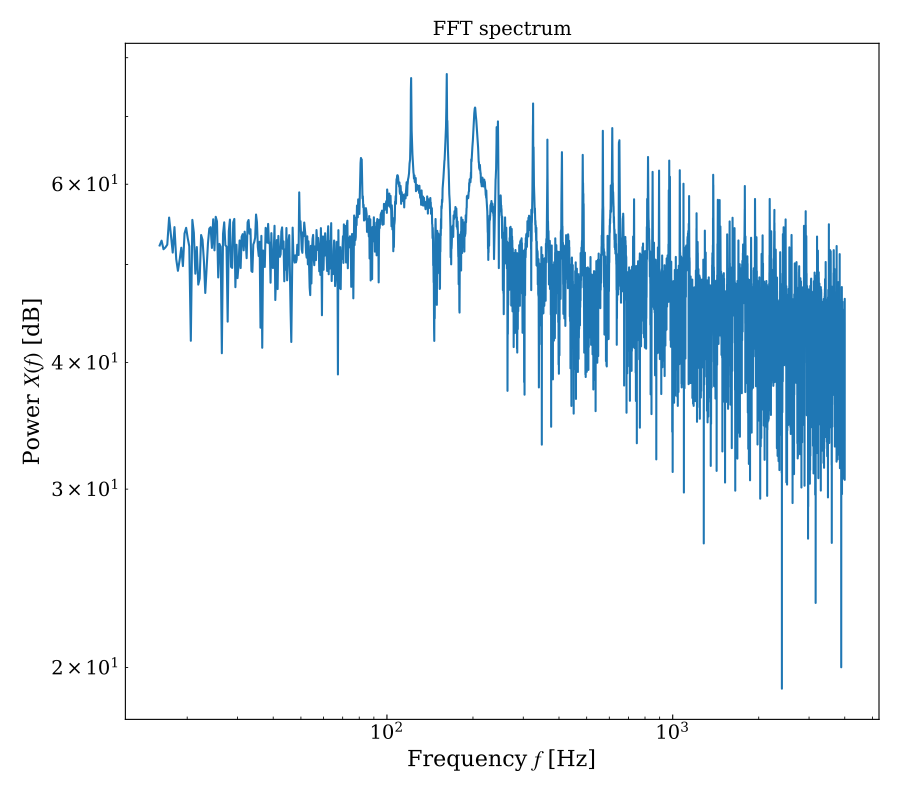

Write the Python code that produced this figure.
from pathlib import Path

import matplotlib.pyplot as plt
import numpy as np

from sat.common import set_custom_pyplot_styles
from sat.lab01.wave import sample_rate, wave

spectrum = np.fft.fft(wave)
freqs = np.fft.fftfreq(wave.size, 1 / sample_rate)

f_range = (freqs >= 16) & (freqs <= 4e3)
freqs = freqs[f_range]
spectrum = spectrum[f_range]

spectrum_db = 10 * np.log10(np.abs(spectrum) + 1e-15)

if __name__ == "__main__":
    set_custom_pyplot_styles()

    plt.loglog(freqs, spectrum_db)

    plt.title("FFT spectrum")
    plt.xlabel(r"Frequency $f$ [Hz]")
    plt.ylabel(r"Power $X(f)$ [dB]")

    plt.tight_layout()
    plt.savefig(Path(__file__).with_suffix(".pdf"))
    # plt.show()
